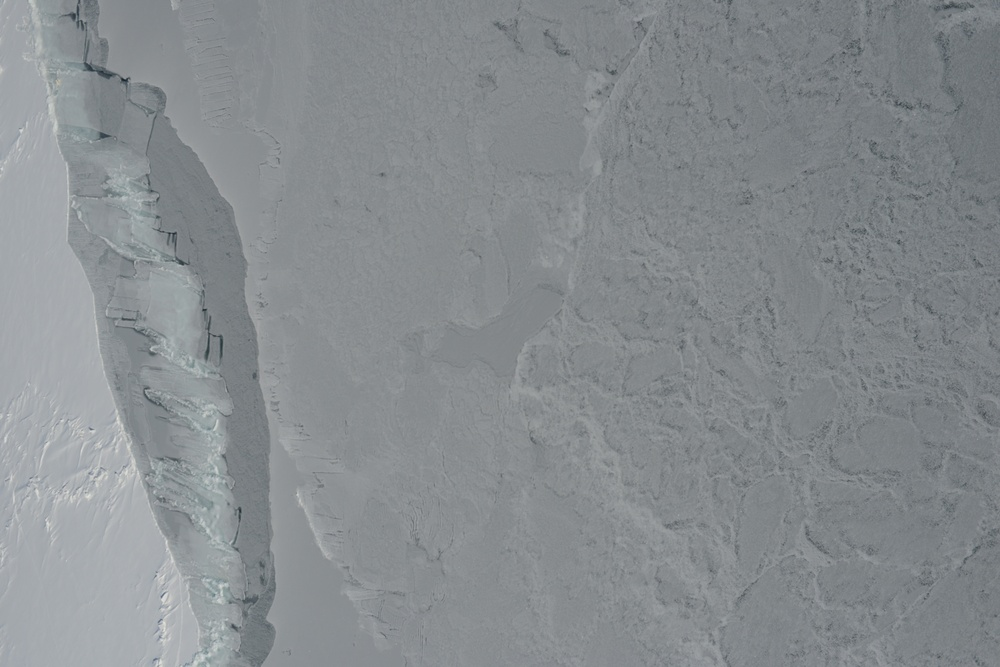
#> input picture Images/_2016-04-25 10-59-14_2512_L.JPG, 1000 x 667 px, shrunk from 7360 x 4912 before the run, found by its file name; its folder holds only this picture in this run
$ python Rotate.py
#> lines starting #> are read from the running program, lines starting #| are printed output that depends on the picture
import os

import cv2
import numpy as np


def rotateImage(image, angle):
    image_center = tuple(np.array(image.shape[1::-1]) / 2)
    rot_mat = cv2.getRotationMatrix2D(image_center, angle, 1.0)
    result = cv2.warpAffine(image, rot_mat, image.shape[1::-1], flags=cv2.INTER_LINEAR)
    return result


names = os.listdir("images")
for name in names:
    img = cv2.imread("images/"+name)
#> img is the input picture: shape (667, 1000, 3); mean B, G, R 143.2, 139.9, 135.2
    for ang in range(4):
        rotated = rotateImage(img, 90*ang)
        cv2.imwrite("rot/" + name[:-4] + "_" + str(ang) + ".JPG", rotated)
#> this loop made 4 passes
#> pass 2, in rotateImage (call 2), `result = cv2.warpAffine(image, rot_mat, image.shape[1::-1], flags=cv2...`:
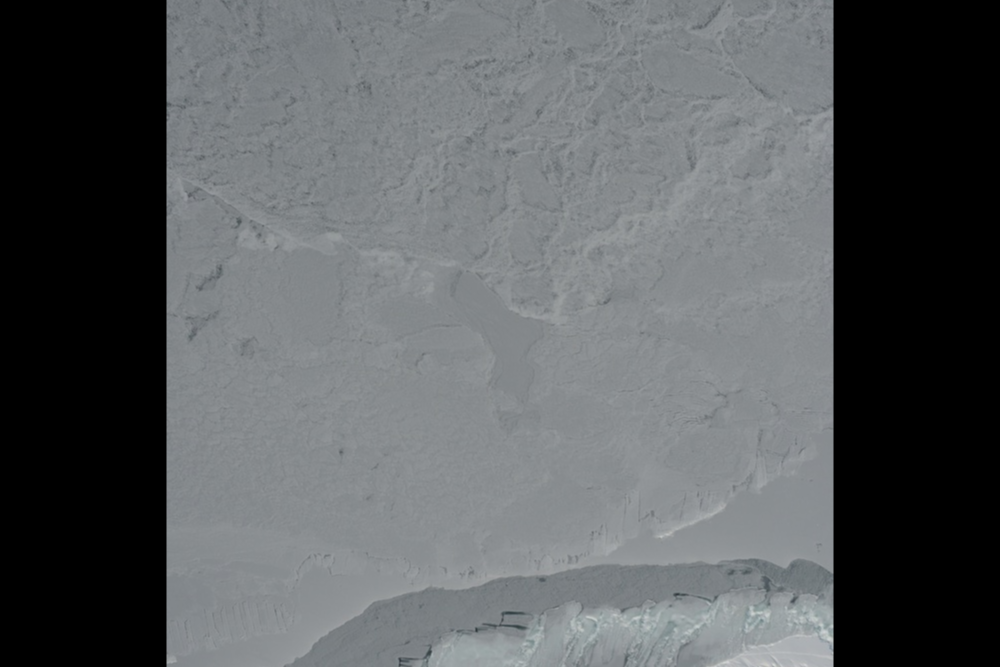
#> result: shape (667, 1000, 3); mean B, G, R 94.4, 92.3, 89.3
#> pass 3, in rotateImage (call 3), `result = cv2.warpAffine(image, rot_mat, image.shape[1::-1], flags=cv2...`:
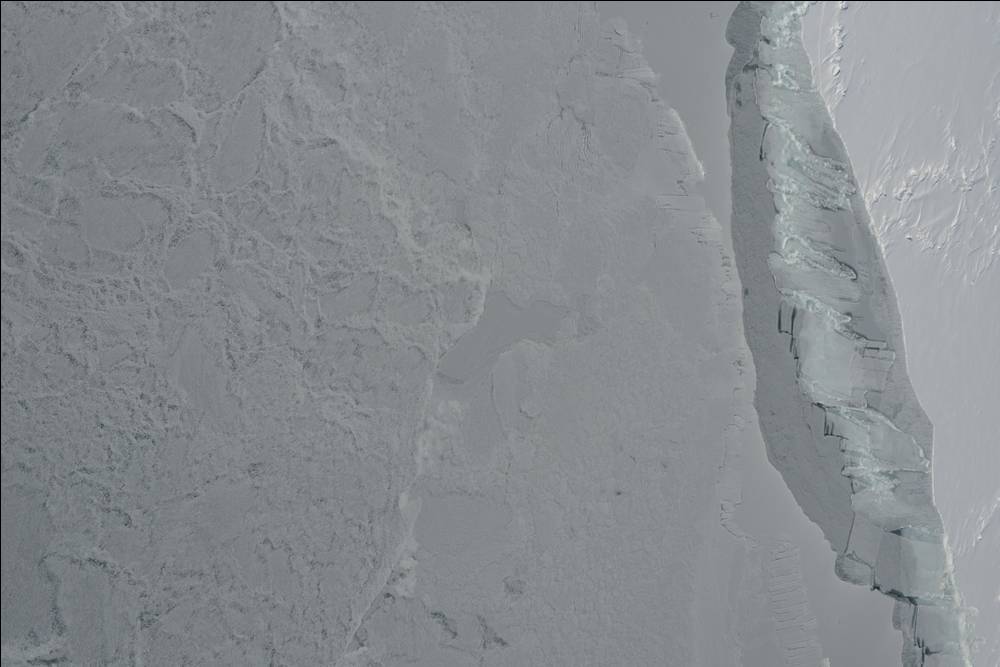
#> result: shape (667, 1000, 3); mean B, G, R 142.8, 139.6, 134.8

$ run again, on Images/_2016-04-25 11-06-03_2568_L.JPG
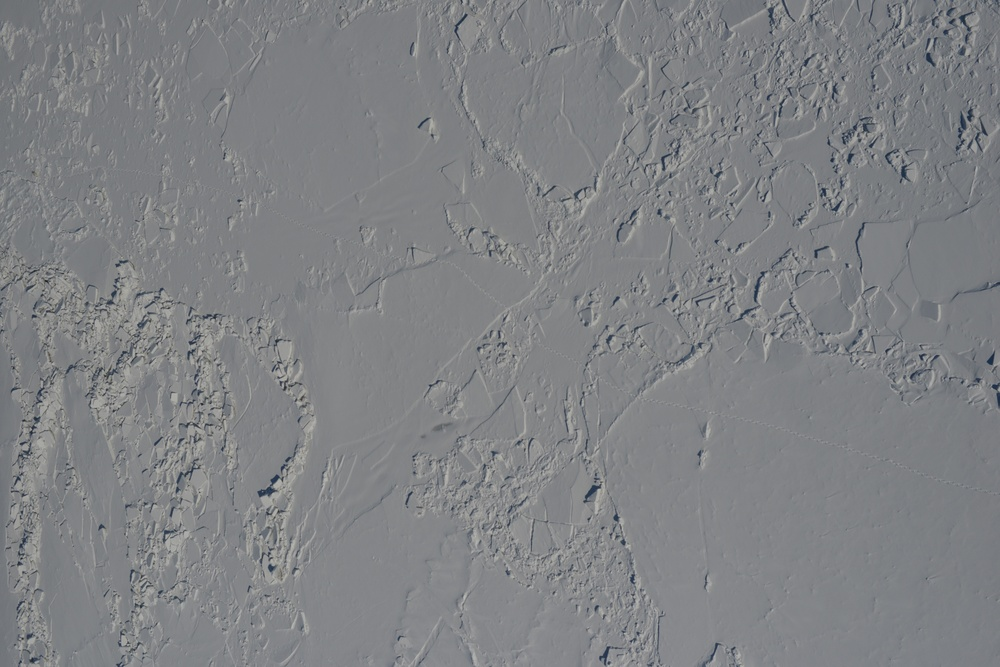
#> input picture Images/_2016-04-25 11-06-03_2568_L.JPG, 1000 x 667 px, shrunk from 7360 x 4912 before the run, found by its file name
#> img is the input picture: shape (667, 1000, 3); mean B, G, R 132, 129.1, 127.4
#> the loop `for ang in range(4):` made 4 passes
#> pass 2, in rotateImage (call 2), `result = cv2.warpAffine(image, rot_mat, image.shape[1::-1], flags=cv2...`:
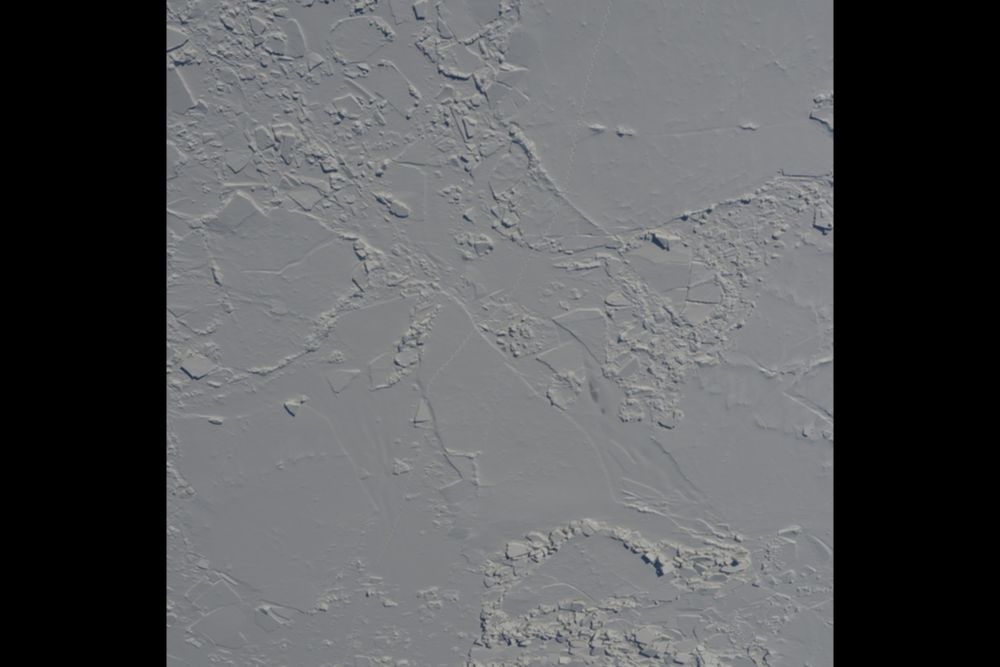
#> result: shape (667, 1000, 3); mean B, G, R 89.1, 87.3, 86.3
#> pass 3, in rotateImage (call 3), `result = cv2.warpAffine(image, rot_mat, image.shape[1::-1], flags=cv2...`:
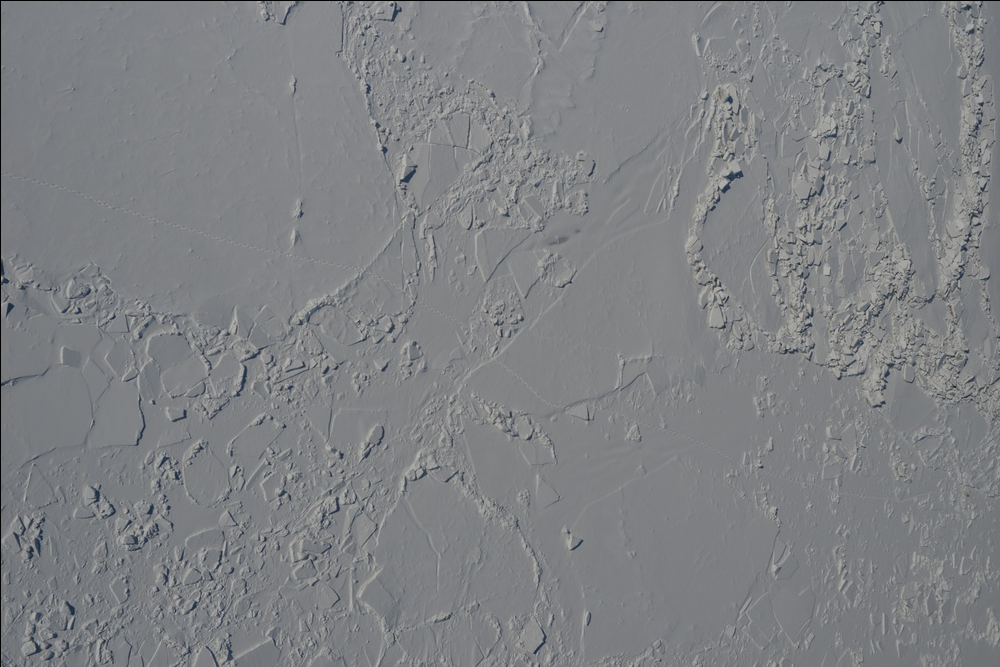
#> result: shape (667, 1000, 3); mean B, G, R 131.7, 128.8, 127.1

$ run again, on Images/_2016-04-25 13-50-46_1257_R.JPG
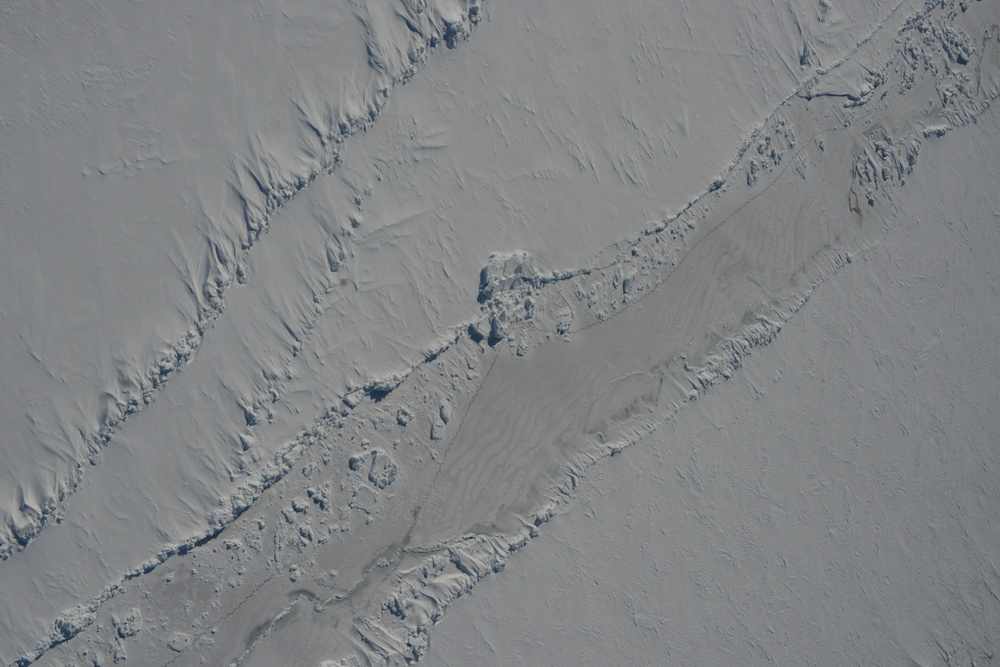
#> input picture Images/_2016-04-25 13-50-46_1257_R.JPG, 1000 x 667 px, shrunk from 7360 x 4912 before the run, found by its file name
#> img is the input picture: shape (667, 1000, 3); mean B, G, R 132.9, 130.8, 128.5
#> the loop `for ang in range(4):` made 4 passes
#> pass 2, in rotateImage (call 2), `result = cv2.warpAffine(image, rot_mat, image.shape[1::-1], flags=cv2...`:
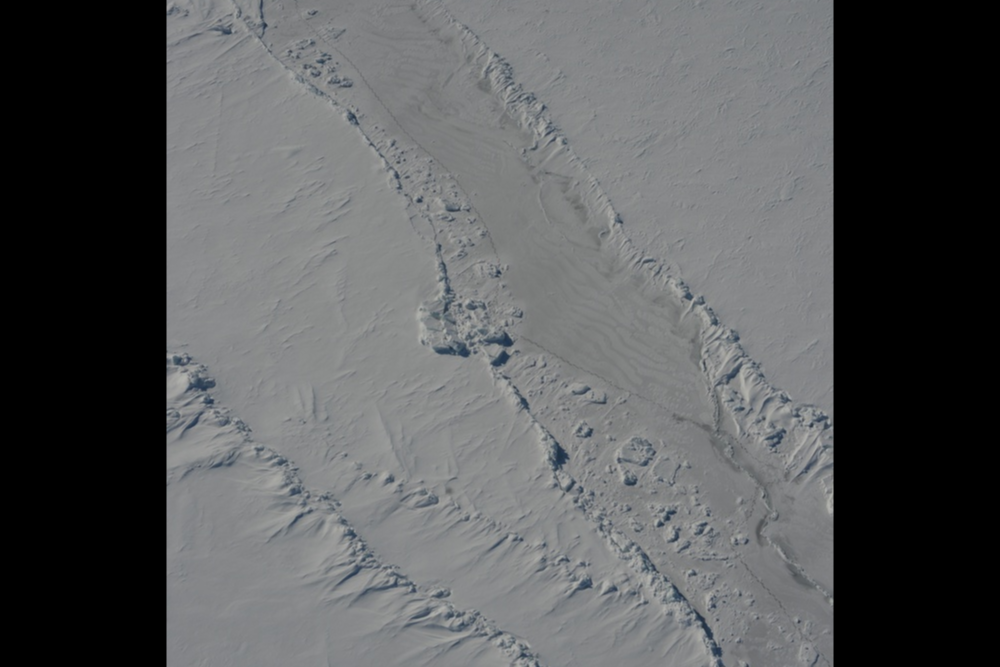
#> result: shape (667, 1000, 3); mean B, G, R 89.5, 88.5, 87.1
#> pass 3, in rotateImage (call 3), `result = cv2.warpAffine(image, rot_mat, image.shape[1::-1], flags=cv2...`:
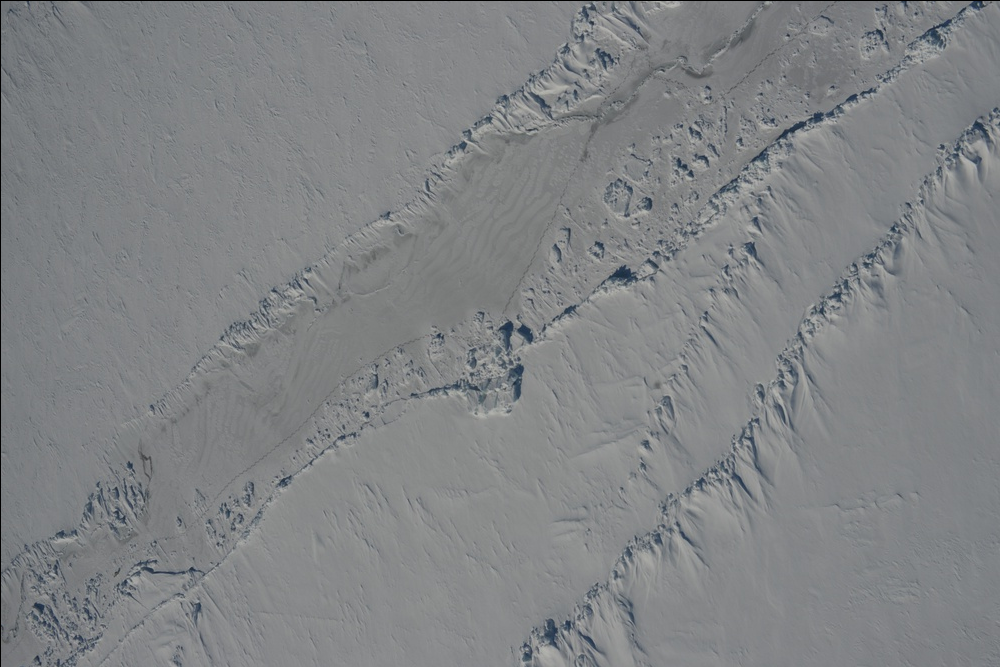
#> result: shape (667, 1000, 3); mean B, G, R 132.5, 130.5, 128.2

$ run again, on Images/_2016-05-12 14-20-10_2145_2R.JPG
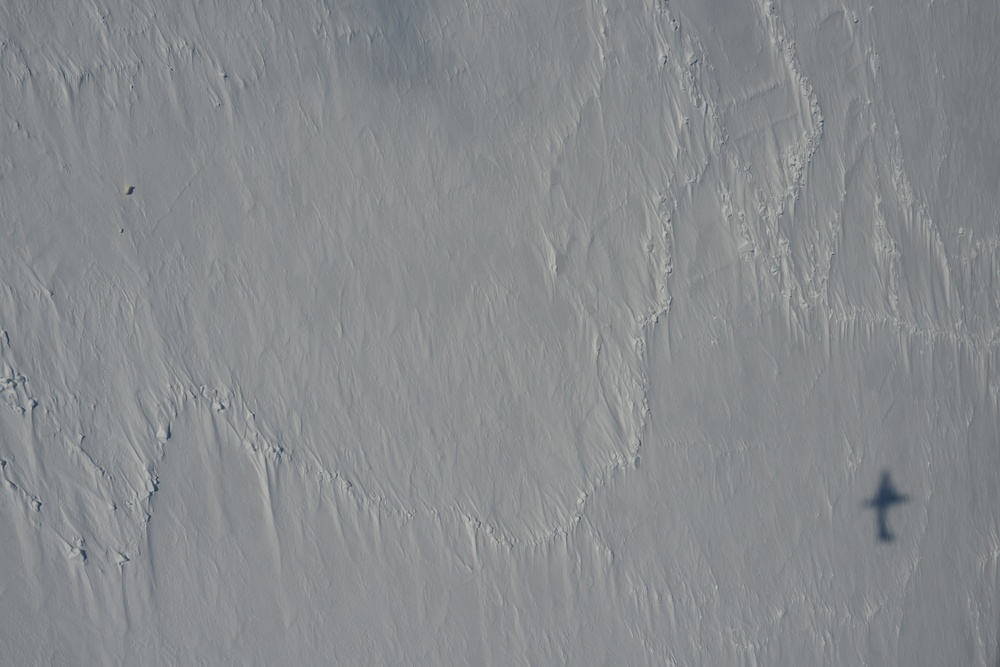
#> input picture Images/_2016-05-12 14-20-10_2145_2R.JPG, 1000 x 667 px, shrunk from 7360 x 4912 before the run, found by its file name
#> img is the input picture: shape (667, 1000, 3); mean B, G, R 140.8, 138.2, 135.3
#> the loop `for ang in range(4):` made 4 passes
#> pass 2, in rotateImage (call 2), `result = cv2.warpAffine(image, rot_mat, image.shape[1::-1], flags=cv2...`:
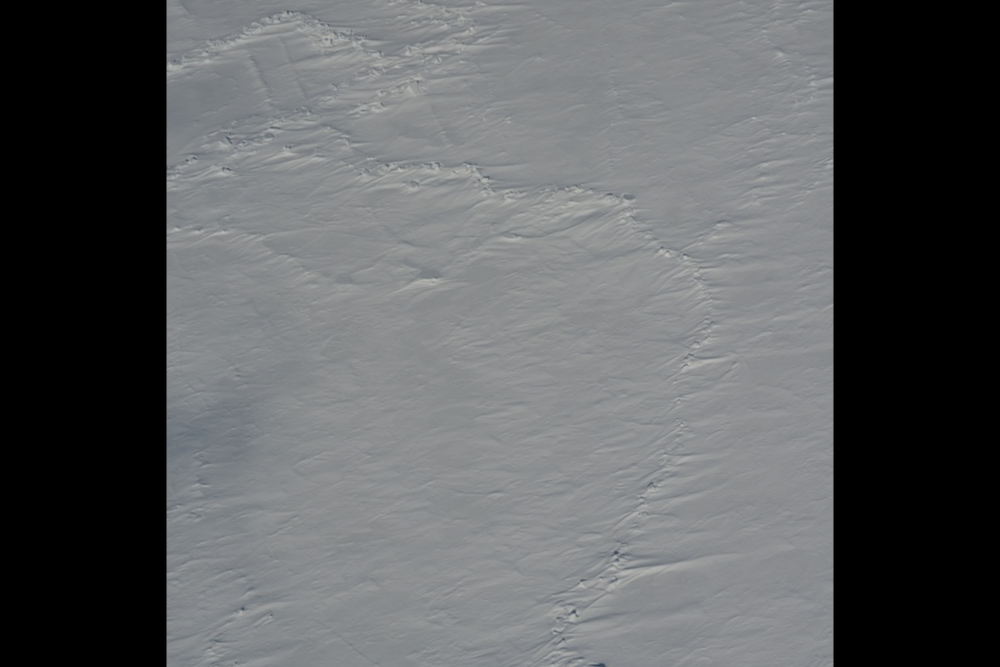
#> result: shape (667, 1000, 3); mean B, G, R 95.3, 93.7, 92
#> pass 3, in rotateImage (call 3), `result = cv2.warpAffine(image, rot_mat, image.shape[1::-1], flags=cv2...`:
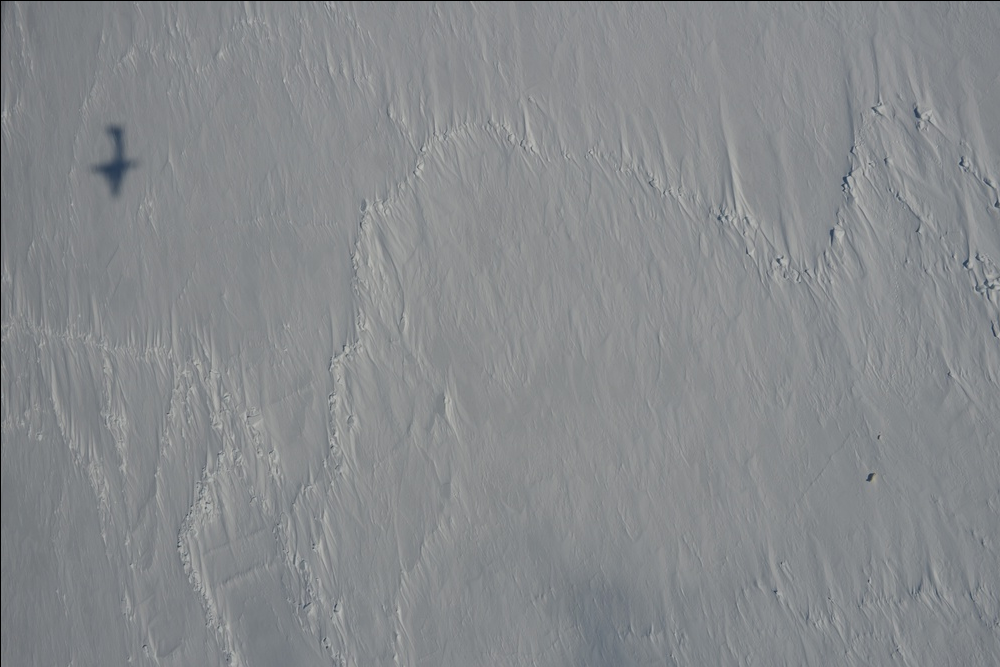
#> result: shape (667, 1000, 3); mean B, G, R 140.5, 137.8, 135
